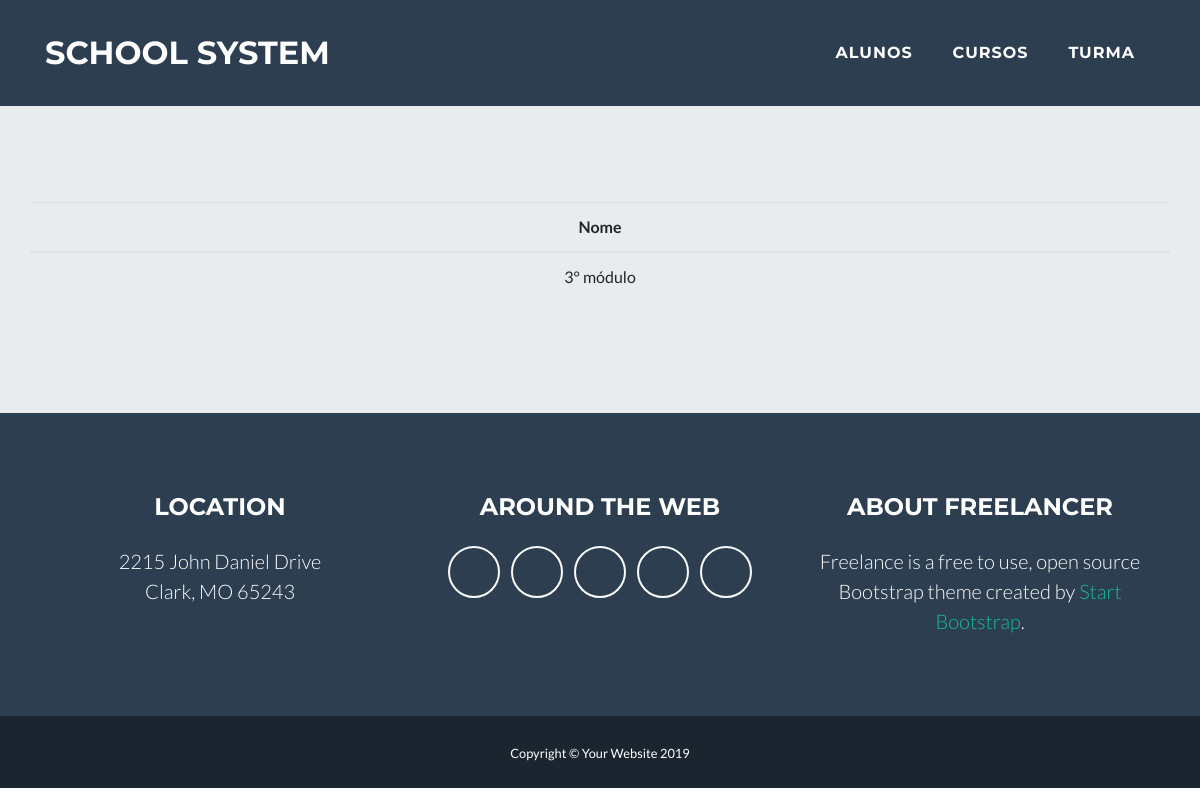
Before: /home/classs/ with the older database file.
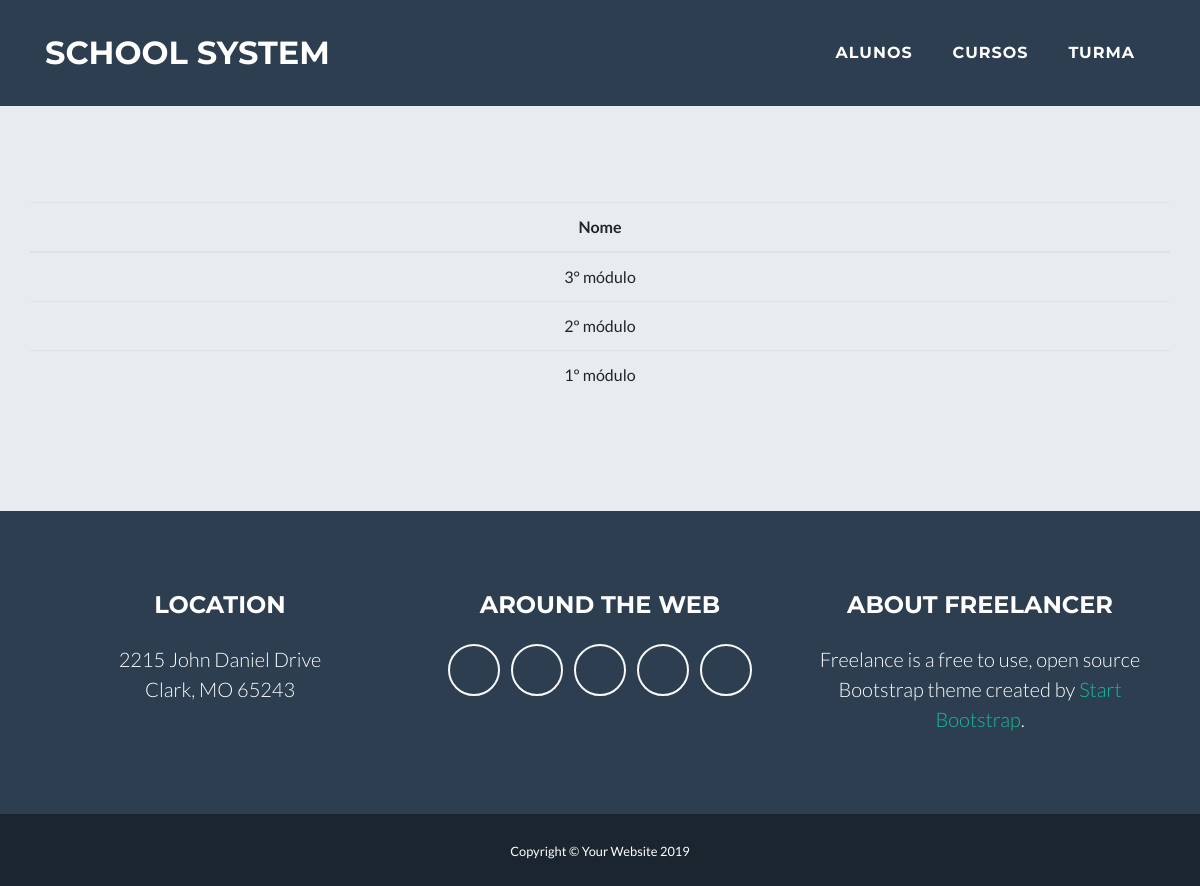
After: the same page with the newer database file.
### escola/models.py (models this page shows, shortened)
class Class(models.Model):
    name = models.CharField(max_length=50)

### escola/views.py (the view)
# urls.py: path('classs/',views.classs)
def classs(request):
    classs = Class.objects.all()
    return render(request, 'class/list.html', {'classs':classs})

### escola/templates/class/list.html
{% extends "base.html" %}
{% block content %}
<div class="container">
    <div class="row">
        <table class="table">
            <thead>
                <tr>
                    <th>Nome</th>
                </tr>
            </thead>
            <tbody>
                {% for class in classs %}
                <tr>
                    <td>{{class.name}}</td>
                </tr>
                {% endfor %}
            </tbody>
        </table>
    </div>
</div>
{% endblock %}

Changed rows visible on the page:
added Class: name "2º módulo"
added Class: name "1º módulo"
